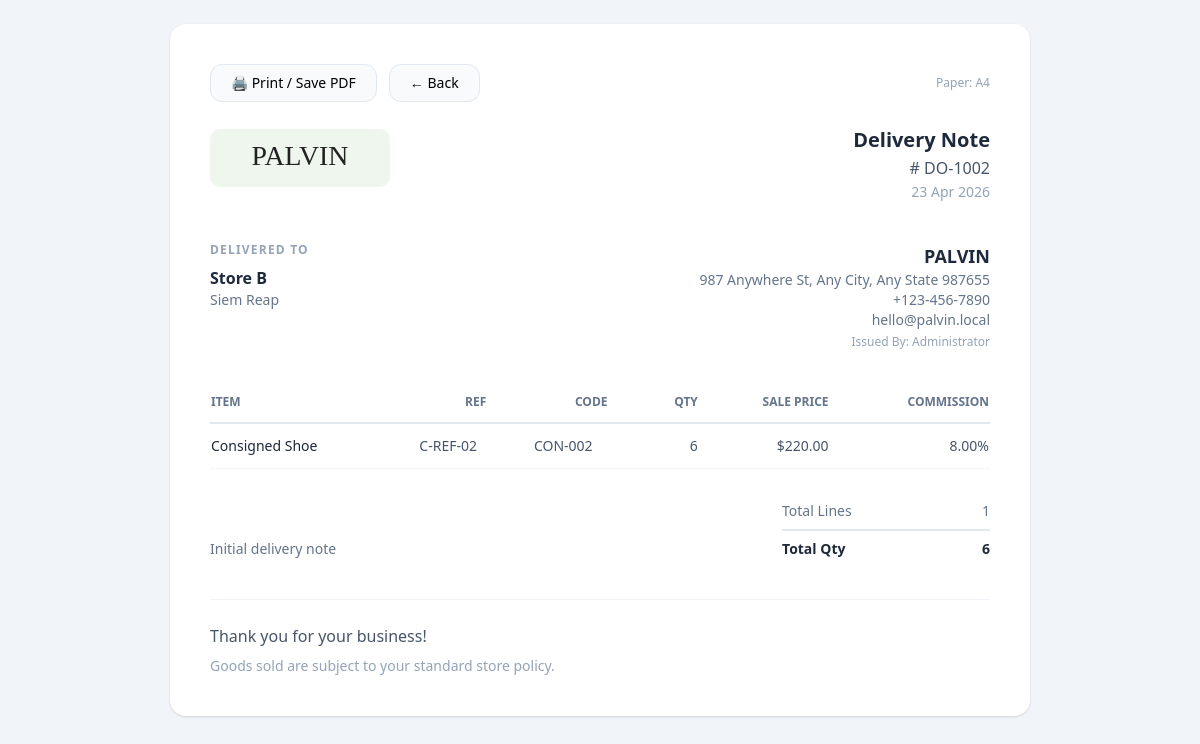
Screenshot of /invoice.php?type=delivery_note&no=DO-1002 (signed in) with the database file from the repository.
### tables this page shows
CREATE TABLE system_settings (
    id INT AUTO_INCREMENT PRIMARY KEY,
    setting_key VARCHAR(120) NOT NULL UNIQUE,
    setting_value TEXT NULL
);

CREATE TABLE consignment_assignments (
    id INT AUTO_INCREMENT PRIMARY KEY,
    consignor_id INT NOT NULL,
    main_inventory_id INT NOT NULL,
    delivery_no VARCHAR(80) NULL,
    assigned_stock INT NOT NULL DEFAULT 0,
    sale_price DECIMAL(12,2) NOT NULL DEFAULT 0,
    commission_rate DECIMAL(6,2) NOT NULL DEFAULT 5,
    notes VARCHAR(255) NULL,
    issued_by VARCHAR(160) NULL,
    updated_at DATETIME NULL,
    CONSTRAINT fk_consignment_assignments_consignor FOREIGN KEY (consignor_id) REFERENCES consignors(id) ON DELETE CASCADE,
    CONSTRAINT fk_consignment_assignments_main FOREIGN KEY (main_inventory_id) REFERENCES consignment_main_inventory(id) ON DELETE CASCADE
);

CREATE TABLE consignors (
    id INT AUTO_INCREMENT PRIMARY KEY,
    store_name VARCHAR(180) NOT NULL,
    branch_location VARCHAR(180) NULL,
    contact_person VARCHAR(180) NULL,
    phone VARCHAR(80) NULL,
    email VARCHAR(160) NULL,
    address_text TEXT NULL,
    commission_rate DECIMAL(6,2) NOT NULL DEFAULT 5,
    notes TEXT NULL
);

CREATE TABLE consignment_main_inventory (
    id INT AUTO_INCREMENT PRIMARY KEY,
    item_name VARCHAR(180) NOT NULL,
    reference_code VARCHAR(120) NULL,
    item_code VARCHAR(120) NOT NULL UNIQUE,
    total_stock INT NOT NULL DEFAULT 0,
    sale_price DECIMAL(12,2) NOT NULL DEFAULT 0,
    image_path VARCHAR(255) NULL,
    updated_at DATETIME NULL
);

### includes/functions.php (called while the page is built, shortened)
<?php
if (!function_exists('app_config')) {
function app_config(string $key, $default = null) {
    global $config;
    return $config[$key] ?? $default;
}}
if (!function_exists('e')) {
function e($value = null): string {
    return htmlspecialchars((string)$value, ENT_QUOTES, 'UTF-8');
}}
if (!function_exists('db_one')) {
function db_one(PDO $pdo, string $sql, array $params = []) {
    $stmt = $pdo->prepare($sql); $stmt->execute($params); return $stmt->fetch();
}}
if (!function_exists('db_all')) {
function db_all(PDO $pdo, string $sql, array $params = []): array {
    $stmt = $pdo->prepare($sql); $stmt->execute($params); return $stmt->fetchAll();
}}
if (!function_exists('setting')) {
function setting(PDO $pdo, string $key, ?string $default = ''): string {
    try {
        $row = db_one($pdo, 'SELECT setting_value FROM system_settings WHERE setting_key = ?', [$key]);
        return $row['setting_value'] ?? (string)$default;
    } catch (Throwable $e) {
        return (string)$default;
    }
}}
if (!function_exists('money')) {
function money($value): string { return '$' . number_format((float)$value, 2); }}
if (!function_exists('invoice_logo')) {
function invoice_logo(PDO $pdo): string {
    $logo = setting($pdo, 'invoice_logo', '');
    return $logo !== '' ? $logo : app_config('default_logo');
}}

### config/app.php (called while the page is built)
<?php
return [
    'app_name'             => getenv('PALVIN_APP_NAME')    ?: 'PALVIN Premium',
    'base_url'             => getenv('PALVIN_BASE_URL')    ?: 'https://app.palvinpavilion.com',
    'upload_dir'           => __DIR__ . '/../uploads',
    'default_logo'         => 'assets/img/default-logo.svg',
    'timezone'             => getenv('PALVIN_TIMEZONE')    ?: 'Asia/Phnom_Penh',
    'mysql_timezone_offset' => getenv('PALVIN_DB_TIMEZONE') ?: '+07:00',
];

### includes/bootstrap.php (called while the page is built, shortened)
<?php
$config = require __DIR__ . '/../config/app.php';
require_once __DIR__ . '/../config/db.php';
require_once __DIR__ . '/functions.php';

### invoice.php (the view, shortened to what this page needs)
<?php
require __DIR__ . '/includes/bootstrap.php';
$type = $_GET['type'] ?? 'retail';
$no   = trim((string)($_GET['no'] ?? ''));
function invoice_paper_size(PDO $pdo): string {
    return setting($pdo, 'invoice_size', 'A4');
}
function invoice_shell_start(PDO $pdo, string $title, string $number, string $dateText): void {
    $size = invoice_paper_size($pdo);
    $customCss = setting($pdo, 'custom_css', '');
    $maxW = $size === 'A5' ? 'max-width:560px' : 'max-width:860px';
?>
<!doctype html>
<html lang="en">
<head>
<script src="https://cdn.tailwindcss.com"></script>
</head>
<body class="bg-slate-100 p-6">
<div class="inv-wrap mx-auto bg-white rounded-2xl p-10 shadow print:shadow-none" style="<?= $maxW ?>">
    <div class="no-print mb-6 flex gap-3">
        <button onclick="window.print()" class="rounded-xl border border-slate-200 bg-slate-50 px-5 py-2 text-sm font-medium hover:bg-slate-100">🖨 Print / Save PDF</button>
        <button onclick="if(window.history.length>1&&document.referrer){window.history.back();}else{window.close();}" class="rounded-xl border border-slate-200 bg-slate-50 px-5 py-2 text-sm font-medium hover:bg-slate-100">← Back</button>
        <span class="ml-auto text-xs text-slate-400 self-center">Paper: <?= e($size) ?></span>
    </div>
    <div class="flex justify-between items-start mb-10 gap-8">
        <img src="<?= e(invoice_logo($pdo)) ?>" class="h-16 max-w-[180px] object-contain">
        <div class="text-right">
            <div class="font-bold text-xl text-slate-800"><?= e($title) ?></div>
            <div class="text-slate-600 font-medium mt-0.5"># <?= e($number) ?></div>
            <div class="text-slate-400 text-sm mt-0.5"><?= e($dateText) ?></div>
        </div>
    </div>
<?php }
function invoice_shell_end(PDO $pdo): void { ?>
    <div class="mt-10 pt-6 border-t border-slate-100">
        <div class="text-slate-600 font-medium"><?= e(setting($pdo, 'invoice_footer', 'Thank you for your business!')) ?></div>
        <?php if (setting($pdo, 'invoice_note', '') !== ''): ?>
        <div class="mt-2 text-sm text-slate-400"><?= nl2br(e(setting($pdo, 'invoice_note', ''))) ?></div>
        <?php endif; ?>
    </div>
</div>
</body>
</html>
<?php }
    ?>
    <?php
if ($type === 'delivery_note') {
    $rows = db_all($pdo,
        'SELECT ca.*, c.store_name, c.branch_location, mi.item_name, mi.item_code, mi.reference_code,
                COALESCE(NULLIF(ca.delivery_no,\'\'), CONCAT(\'DO-\',ca.id)) AS display_do
         FROM consignment_assignments ca
         JOIN consignors c  ON c.id  = ca.consignor_id
         JOIN consignment_main_inventory mi ON mi.id = ca.main_inventory_id
         WHERE ca.delivery_no = ?
            OR (ca.delivery_no IS NULL  AND ? = CONCAT(\'DO-\',ca.id))
            OR (ca.delivery_no = \'\'   AND ? = CONCAT(\'DO-\',ca.id))
         ORDER BY ca.id ASC',
        [$no, $no, $no]
    );
    $first = $rows[0];
    invoice_shell_start($pdo, 'Delivery Note', $no, date('d M Y', strtotime($first['updated_at'] ?: 'now')));
    ?>
    <div class="grid grid-cols-2 gap-8 mb-8">
        <div>
            <div class="text-xs font-semibold uppercase tracking-widest text-slate-400 mb-2">Delivered To</div>
            <div class="font-semibold text-slate-800"><?= e($first['store_name']) ?></div>
            <div class="text-slate-500 text-sm"><?= e($first['branch_location']) ?></div>
        </div>
        <div class="text-right">
            <div class="font-bold text-lg text-slate-800"><?= e(setting($pdo, 'company_name', 'PALVIN')) ?></div>
            <div class="text-slate-500 text-sm"><?= nl2br(e(setting($pdo, 'business_address', ''))) ?></div>
            <div class="text-slate-500 text-sm"><?= e(setting($pdo, 'company_phone', '')) ?></div>
            <div class="text-slate-500 text-sm"><?= e(setting($pdo, 'company_email', '')) ?></div>
            <div class="text-slate-400 text-xs mt-1">Issued By: <?= e($first['issued_by']) ?></div>
        </div>
    </div>
    <table class="w-full mb-8 text-sm">
        <thead>
            <tr class="border-b-2 border-slate-200">
                <th class="text-left py-3 text-slate-500 font-semibold text-xs uppercase">Item</th>
                <th class="text-slate-500 font-semibold text-xs uppercase">Ref</th>
                <th class="text-slate-500 font-semibold text-xs uppercase">Code</th>
                <th class="text-right text-slate-500 font-semibold text-xs uppercase">Qty</th>
                <th class="text-right text-slate-500 font-semibold text-xs uppercase">Sale Price</th>
                <th class="text-right text-slate-500 font-semibold text-xs uppercase">Commission</th>
            </tr>
        </thead>
        <tbody>
            <?php foreach ($rows as $row): ?>
            <tr class="border-b border-slate-100">
                <td class="py-3 text-slate-800"><?= e($row['item_name']) ?></td>
                <td class="text-slate-600"><?= e($row['reference_code']) ?></td>
                <td class="text-slate-600"><?= e($row['item_code']) ?></td>
                <td class="text-right text-slate-600"><?= e((string)$row['assigned_stock']) ?></td>
                <td class="text-right text-slate-600"><?= e(money($row['sale_price'])) ?></td>
                <td class="text-right text-slate-600"><?= e((string)$row['commission_rate']) ?>%</td>
            </tr>
            <?php endforeach; ?>
        </tbody>
    </table>
    <div class="flex justify-between items-end gap-8">
        <div class="text-sm text-slate-500"><?= nl2br(e(implode("\n", array_filter(array_map(fn($r) => $r['notes'], $rows))))) ?></div>
        <div class="w-52 space-y-2 text-sm">
            <div class="flex justify-between text-slate-500"><span>Total Lines</span><span><?= e((string)count($rows)) ?></span></div>
            <div class="flex justify-between font-bold text-slate-800 border-t-2 border-slate-200 pt-2 mt-2">
                <span>Total Qty</span><span><?= e((string)array_sum(array_map(fn($r)=>(int)$r['assigned_stock'], $rows))) ?></span>
            </div>
        </div>
    </div>
    <?php
    invoice_shell_end($pdo);
    exit;
}
    ?>

### rows the page displays
system_settings: setting_value "A4"
consignment_assignments: consignor.store_name "Store B", consignor.branch_location "Siem Reap", issued_by "Administrator", main_inventory.item_name "Consigned Shoe", main_inventory.reference_code "C-REF-02", main_inventory.item_code "CON-002", assigned_stock "6", sale_price "$220.00", commission_rate "8.00", notes "Initial delivery note"
system_settings: setting_value "PALVIN"
system_settings: setting_value "987 Anywhere St, Any City, Any State 987655"
system_settings: setting_value "+123-456-7890"
system_settings: setting_value "hello@palvin.local"
system_settings: setting_value "Thank you for your business!"
system_settings: setting_value "Goods sold are subject to your standard store policy."

### other values shown
$title "Delivery Note"
$number "DO-1002"
$dateText "23 Apr 2026"
count($rows) "1"
